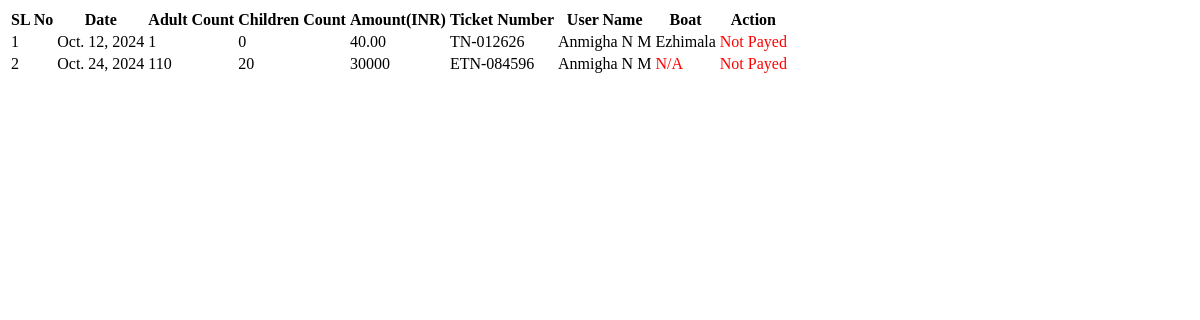
Before: /WebAdmin/ajaxreport/ with the older database file.
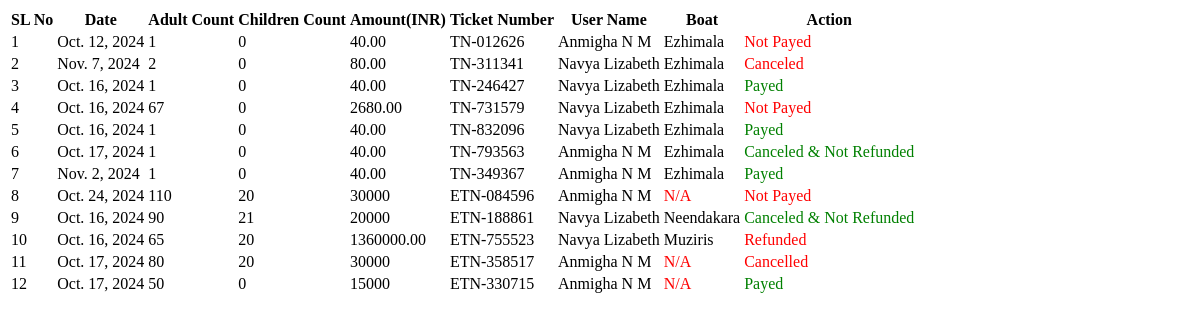
After: the same page with the newer database file.
### User/models.py (models this page shows, shortened)
class tbl_ticketbooking(models.Model):
    date = models.DateField()
    ticket_number = models.CharField(max_length=20, unique=True, blank=True, null=True)
    adults_count = models.CharField(max_length=20)
    childrens_count = models.CharField(max_length=20)
    book_amount = models.DecimalField(max_digits=10, decimal_places=2)  # Use DecimalField for monetary values
    service = models.ForeignKey(tbl_services, on_delete=models.CASCADE, default=1)
    user = models.ForeignKey(settings.AUTH_USER_MODEL, on_delete=models.CASCADE)
    payment = models.IntegerField(default=0)  # False for pending, True for completed
    payment_id = models.CharField(max_length=100, blank=True, null=True)  # Store payment ID if available
    refund_amount = models.DecimalField(max_digits=10, decimal_places=2, null=True, blank=True)

class tbl_eventbooking(models.Model):
    event_date = models.DateField()
    event_startpoint = models.ForeignKey(tbl_place, on_delete=models.CASCADE, related_name='event_startpoints')
    event_endpoint = models.ForeignKey(tbl_place, on_delete=models.CASCADE, related_name='event_endpoints')
    event_starttime = models.TimeField(default=time(0, 0))  # Default to 00:00:00
    duration = models.DurationField(null=True, blank=True)  # Store duration as a time period
    event_number = models.CharField(max_length=20, unique=True, blank=True, null=True)
    adult_count = models.CharField(max_length=20)
    children_count = models.CharField(max_length=20)
    boat_deck = models.CharField(max_length=50,default='1')
    event_type = models.ForeignKey(tbl_eventtype, on_delete=models.CASCADE)
    user = models.ForeignKey(settings.AUTH_USER_MODEL, on_delete=models.CASCADE)
    assign = models.ForeignKey(tbl_boat, on_delete=models.CASCADE, null=True)
    status = models.IntegerField(default=0)
    payment_id = models.CharField(max_length=100, blank=True, null=True)  # Store payment ID if available
    refund_amount = models.DecimalField(max_digits=10, decimal_places=2, null=True, blank=True)

### Guest/models.py (models this page shows, shortened)
class CustomDetails(AbstractUser):
    ROLE_CHOICES = [
        ('admin', 'Admin'),
        ('stationmaster', 'Station Master'),
        ('user', 'User'),
    ]
    role = models.CharField(max_length=20, choices=ROLE_CHOICES, default='user')

### StationMaster/models.py (models this page shows)
class tbl_services(models.Model):
    assignboat_boat = models.ForeignKey(tbl_boat, on_delete=models.CASCADE, default=1)  # Assuming 1 is a valid tbl_boat ID
    services_startpoint = models.ForeignKey(tbl_place, on_delete=models.CASCADE, related_name='services_startpoints')
    services_endpoint = models.ForeignKey(tbl_place, on_delete=models.CASCADE, related_name='services_endpoints')
    assignboat_starttime = models.TimeField(default=time(0, 0))  # Default to 00:00:00
    duration = models.DurationField(null=True, blank=True)  # Store duration as a time period
    rate = models.FloatField(default=0.0)
    status = models.IntegerField(default=1)

### WebAdmin/models.py (models this page shows, shortened)
class tbl_boat(models.Model):
    STATUS_CHOICES = [
        (1, 'Active'),
        (0, 'Inactive'),
    ]
    boat_name = models.CharField(max_length=20)
    boat_service = models.CharField(max_length=50,default='1')
    boat_deck = models.CharField(max_length=50,default='Single Deck')
    boat_capacity = models.IntegerField()
    boat_entrydate = models.DateField()
    status = models.IntegerField(choices=STATUS_CHOICES, default=1)

class tbl_eventtype(models.Model):
    STATUS_CHOICES = [
        (1, 'Active'),
        (0, 'Inactive'),
    ]
    event_type = models.CharField(max_length=20)
    event_rate=models.IntegerField()
    event_details=models.CharField(max_length=5000)
    status = models.IntegerField(choices=STATUS_CHOICES, default=1)

### WebAdmin/views.py (the view, shortened to what this page needs)
# urls.py: path('ajaxreport/',views.ajaxreport,name="AjaxReport"),
def ajaxreport(request):
    fdate = request.GET.get("fdate", "")
    tdate = request.GET.get("tdate", "")
    status = request.GET.get("status", "")
    ticket_type = request.GET.get("ticketType", "")
    booking = tbl_ticketbooking.objects.none()
    eventbooking = tbl_eventbooking.objects.none()
    combined_list = []
    counter = 1
    if ticket_type == "1":  # Public Transport Boat Services (ticket booking)
        booking = tbl_ticketbooking.objects.all()
        if fdate:
            booking = booking.filter(date__gte=fdate)
        if tdate:
            booking = booking.filter(date__lte=tdate)
        if status:
            booking = booking.filter(payment=status)
    else:  # Show both ticket and event bookings (All)
        booking = tbl_ticketbooking.objects.all()
        eventbooking = tbl_eventbooking.objects.all()
        if fdate:
            booking = booking.filter(date__gte=fdate)
            eventbooking = eventbooking.filter(event_date__gte=fdate)
        if tdate:
            booking = booking.filter(date__lte=tdate)
            eventbooking = eventbooking.filter(event_date__lte=tdate)
        if status:
            booking = booking.filter(payment=status)
            eventbooking = eventbooking.filter(status=status)
    for item in booking:
        combined_list.append({
            'type': 'booking',
            'data': item,
            'counter': counter
        })
        counter += 1
    for item in eventbooking:
        combined_list.append({
            'type': 'eventbooking',
            'data': item,
            'counter': counter
        })
        counter += 1
    return render(request, "WebAdmin/AjaxReport.html", {"combined_list": combined_list})

### WebAdmin/Templates/WebAdmin/AjaxReport.html
<div class="container">
    <div id="result" class="result-table">
        <table class="table">
            <tr>
                <th>SL No</th>
                <th>Date</th>
                <th>Adult Count</th>
                <th>Children Count</th>
                <th>Amount(INR)</th>
                <th>Ticket Number</th>
                <th>User Name</th>
                <th>Boat</th>
                <th>Action</th>
            </tr>
            {% for item in combined_list %}
            <tr>
                <td>{{ item.counter }}</td>
                {% if item.type == 'booking' %}
                <td>{{ item.data.date }}</td>
                <td>{{ item.data.adults_count }}</td>
                <td>{{ item.data.childrens_count }}</td>
                <td>{{ item.data.book_amount }}</td>
                <td>{{ item.data.ticket_number }}</td>
                <td>{{ item.data.user.first_name }} {{ item.data.user.last_name }}</td>
                <td>
                    {% if item.data.service %}
                    {{ item.data.service.assignboat_boat.boat_name }}
                    {% else %}
                    <span style="color: red;">N/A</span>
                    {% endif %}
                </td>
                <td>
                    {% if item.data.payment == 0 %}
                    <span style="color: red;">Not Payed</span>
                    {% elif item.data.payment == 1 %}
                    <span style="color: green;">Payed</span>
                    {% elif item.data.payment == 2 %}
                    <span style="color: green;">Canceled & Not Refunded</span>
                    {% elif item.data.payment == 3 %}
                    <span style="color: red;">Canceled</span>
                    {% elif item.data.payment == 4 %}
                    <span style="color: red;">Refunded</span>
                    {% else %}
                    Error
                    {% endif %}
                </td>
                {% elif item.type == 'eventbooking' %}
                <td>{{ item.data.event_date }}</td>
                <td>{{ item.data.adult_count }}</td>
                <td>{{ item.data.children_count }}</td>
                <td>
                    {% if item.data.status == 0 %}
                        {{ item.data.event_type.event_rate }}
                    {% elif item.data.status == 1 %}
                        {{ item.data.event_type.event_rate }}
                    {% elif item.data.status == 2 %}
                        {{ item.data.event_type.event_rate }}
                    {% elif item.data.status == 3 %}
                        {{ item.data.event_type.event_rate }}
                    {% elif item.data.status == 4 %}
                        {{ item.data.refund_amount }}
                    {% else %}
                    None
                    {% endif %}
                </td>
                <td>{{ item.data.event_number }}</td>
                <td>{{ item.data.user.first_name }} {{ item.data.user.last_name }}</td>
                <td>
                    {% if item.data.assign %}
                    {{ item.data.assign.boat_name }}
                    {% else %}
                    <span style="color: red;">N/A</span>
                    {% endif %}
                </td>
                <td>
                    {% if item.data.status == 0 %}
                    <span style="color: red;">Not Payed</span>
                    {% elif item.data.status == 1 %}
                    <span style="color: green;">Payed</span>
                    {% elif item.data.status == 2 %}
                    <span style="color: green;">Canceled & Not Refunded</span>
                    {% elif item.data.status == 3 %}
                    <span style="color: red;">Cancelled</span>
                    {% elif item.data.status == 4 %}
                    <span style="color: red;">Refunded</span>
                    {% else %}
                    Error
                    {% endif %}
                </td>
                {% endif %}
            </tr>
            {% endfor %}
        </table>
    </div>
</div>

Changed rows visible on the page:
added tbl_ticketbooking: counter "2", data "Nov. 7, 2024", data.adults_count "2", data.childrens_count "0", data.book_amount "80.00", data.ticket_number "TN-311341", data.user.first_name "Navya", data.user.last_name "Lizabeth", data.service.assignboat_boat.boat_name "Ezhimala", payment "Canceled"
added tbl_ticketbooking: counter "3", data "Oct. 16, 2024", data.adults_count "1", data.childrens_count "0", data.book_amount "40.00", data.ticket_number "TN-246427", data.user.first_name "Navya", data.user.last_name "Lizabeth", data.service.assignboat_boat.boat_name "Ezhimala", payment "Payed"
added tbl_ticketbooking: counter "4", data "Oct. 16, 2024", data.adults_count "67", data.childrens_count "0", data.book_amount "2680.00", data.ticket_number "TN-731579", data.user.first_name "Navya", data.user.last_name "Lizabeth", data.service.assignboat_boat.boat_name "Ezhimala", payment "Not Payed"
added tbl_ticketbooking: counter "5", data "Oct. 16, 2024", data.adults_count "1", data.childrens_count "0", data.book_amount "40.00", data.ticket_number "TN-832096", data.user.first_name "Navya", data.user.last_name "Lizabeth", data.service.assignboat_boat.boat_name "Ezhimala", payment "Payed"
added tbl_ticketbooking: counter "6", data "Oct. 17, 2024", data.adults_count "1", data.childrens_count "0", data.book_amount "40.00", data.ticket_number "TN-793563", data.user.first_name "Anmigha", data.user.last_name "N M", data.service.assignboat_boat.boat_name "Ezhimala", payment "Canceled & Not Refunded"
added tbl_ticketbooking: counter "7", data "Nov. 2, 2024", data.adults_count "1", data.childrens_count "0", data.book_amount "40.00", data.ticket_number "TN-349367", data.user.first_name "Anmigha", data.user.last_name "N M", data.service.assignboat_boat.boat_name "Ezhimala", payment "Payed"
computed for tbl_eventbooking "Oct. 24, 2024": counter "2" → "8"
added tbl_eventbooking: counter "9", data.event_date "Oct. 16, 2024", data.adult_count "90", data.children_count "21", data.event_type.event_rate "20000", data.event_number "ETN-188861", data.user.first_name "Navya", data.user.last_name "Lizabeth", data.assign.boat_name "Neendakara", status "Canceled & Not Refunded"
added tbl_eventbooking: counter "10", data.event_date "Oct. 16, 2024", data.adult_count "65", data.children_count "20", data.refund_amount "1360000.00", data.event_number "ETN-755523", data.user.first_name "Navya", data.user.last_name "Lizabeth", data.assign.boat_name "Muziris", status "Refunded"
added tbl_eventbooking: counter "11", data.event_date "Oct. 17, 2024", data.adult_count "80", data.children_count "20", data.event_type.event_rate "30000", data.event_number "ETN-358517", data.user.first_name "Anmigha", data.user.last_name "N M", shows "N/A", status "Cancelled"
added tbl_eventbooking: counter "12", data.event_date "Oct. 17, 2024", data.adult_count "50", data.children_count "0", data.event_type.event_rate "15000", data.event_number "ETN-330715", data.user.first_name "Anmigha", data.user.last_name "N M", shows "N/A", status "Payed"
